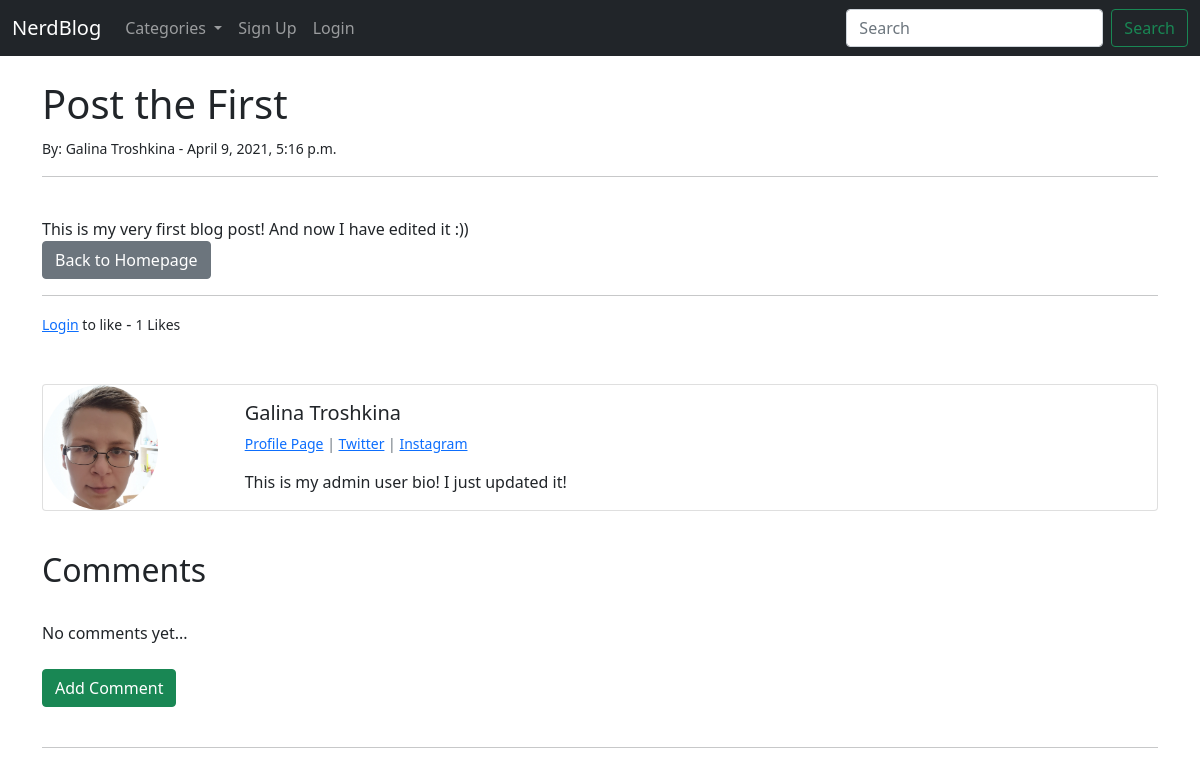
The app's page /article/1 with its own data.
### myposts/models.py (models this page shows, shortened)
class Post(models.Model):
    title = models.CharField(max_length=255)
    header_image = models.ImageField(
        null=True, blank=True, upload_to='images/')
    title_tag = models.CharField(max_length=255)
    author = models.ForeignKey(User, on_delete=models.CASCADE)
    body = RichTextField(blank=True, null=True)
    pub_date = models.DateTimeField(auto_now_add=True)
    category = models.CharField(max_length=255, default='uncategorised')
    likes = models.ManyToManyField(User, related_name='blog_posts')
    snippet = models.CharField(max_length=255)
    def total_likes(self):
        return self.likes.count()

class Profile(models.Model):
    user = models.OneToOneField(User, null=True, on_delete=models.CASCADE)
    bio = models.TextField()
    profile_pic = models.ImageField(
        null=True, blank=True, upload_to='images/profile/')
    website_url = models.CharField(max_length=255, blank=True, null=True)
    fb_url = models.CharField(max_length=255, blank=True, null=True)
    twitter_url = models.CharField(max_length=255, blank=True, null=True)
    ig_url = models.CharField(max_length=255, blank=True, null=True)
    pinterest_url = models.CharField(max_length=255, blank=True, null=True)

### myposts/views.py (the view)
class ArticleDetailView(DetailView):
    model = Post
    template_name = 'article_details.html'
    def get_context_data(self, *args, **kwargs):
        cat_menu = Category.objects.all()
        context = super(ArticleDetailView, self).get_context_data(
            *args, **kwargs)
        stuff = get_object_or_404(Post, id=self.kwargs['pk'])
        total_likes = stuff.total_likes()
        liked = False
        if stuff.likes.filter(id=self.request.user.id).exists():
            liked = True
        context['cat_menu'] = cat_menu
        context['total_likes'] = total_likes
        context['liked'] = liked
        return context

### myposts/models.py (called while the page is built)
    def __str__(self):
        return self.name

### myposts/templates/article_details.html (shortened to what this page needs)
{% extends 'base.html' %}
{% load static %}
{% block content %}
<h1>{{ post.title}}</h1>
<small>By: {{ post.author.first_name}} {{ post.author.last_name}} - {{ post.pub_date }}</small>
<hr>
<br />
{{ post.body|safe }}
<br />
<div class="d-grid gap-2 d-md-block">
    {% if user.is_authenticated %}
        {% if user.id == post.author.id %}
        <a href="{% url 'update_post' post.pk %}" class="btn btn-success">Edit</a>
        <a href="{% url 'delete_post' post.pk %}"class="btn btn-dark">Delete</a>
        {% endif %}
    {% else %}
        <a href="{% url 'home' %}" class="btn btn-secondary">Back to Homepage</a>
    {% endif %}
    <br />
    <hr>
    <form action="{% url 'like_post' post.pk %}" method="POST">
        {% if user.is_authenticated %}
            {% if liked %}
            <button type="submit", name="post_id", value="{{ post.id }}", class="btn btn-outline-info btn-sm">Unlike</button>
            {% else %}
            <button type="submit", name="post_id", value="{{ post.id }}", class="btn btn-info btn-sm">Like</button>
            {% endif %}
        {% else %}
        <small> <a href="{% url 'register' %}">Login</a> to like</small>
        {% endif %}
            - <small>{{ total_likes }} Likes</small>
    </form>
    <br /><br />
    <div class="card mb-3">
        <div class="row g-0">
          <div class="col-md-2">
              {% if post.author.profile.profile_pic %}
            <img src="{{ post.author.profile.profile_pic.url }}" height="125" class="rounded-circle">
            {% else %}
            <img src="{% static 'myposts/images/icon-931551_640.jpg' %}" height="125">
            {% endif %}
          </div>
          <div class="col-md-10">
            <div class="card-body">
                <h5 class="card-title">
                    {{ post.author.first_name}} {{ post.author.last_name}}
                </h5>
                <p class="small text-muted ">
                    <a href="{% url 'show_profile_page' post.author.profile.id %}">Profile Page</a>
                    {% if post.author.profile.twitter_url %}
                    | <a href="{{ post.author.profile.twitter_url }}">Twitter</a>
                    {% endif %}
                    {% if post.author.profile.ig_url %}
                    | <a href="{{ post.author.profile.ig_url }}">Instagram</a>
                    {% endif %}
                </p>
              <p class="card-text">
                {{ post.author.profile.bio }}
              </p>
            </div>
          </div>
        </div>
      </div>
    <br />
</div>
<h2>Comments</h2><br/>
{% if not post.comments.all %}
  No comments yet...<br/><br/> <a href="{% url 'add_comment' post.pk %}" class="btn btn-success">Add Comment</a>
{% endif %}
<br/><br/>
<hr>
<br /><br />
{% endblock %}

### records on screen
Post: title "Post the First", author.first_name "Galina", author.last_name "Troshkina", pub_date "April 9, 2021, 5:16 p.m.", body "This is my very first blog post! And now I have edited it :))", author.profile.profile_pic (picture), author.profile.bio "This is my admin user bio! I just updated it!"

### other values on screen
{{ total_likes }} "1"
